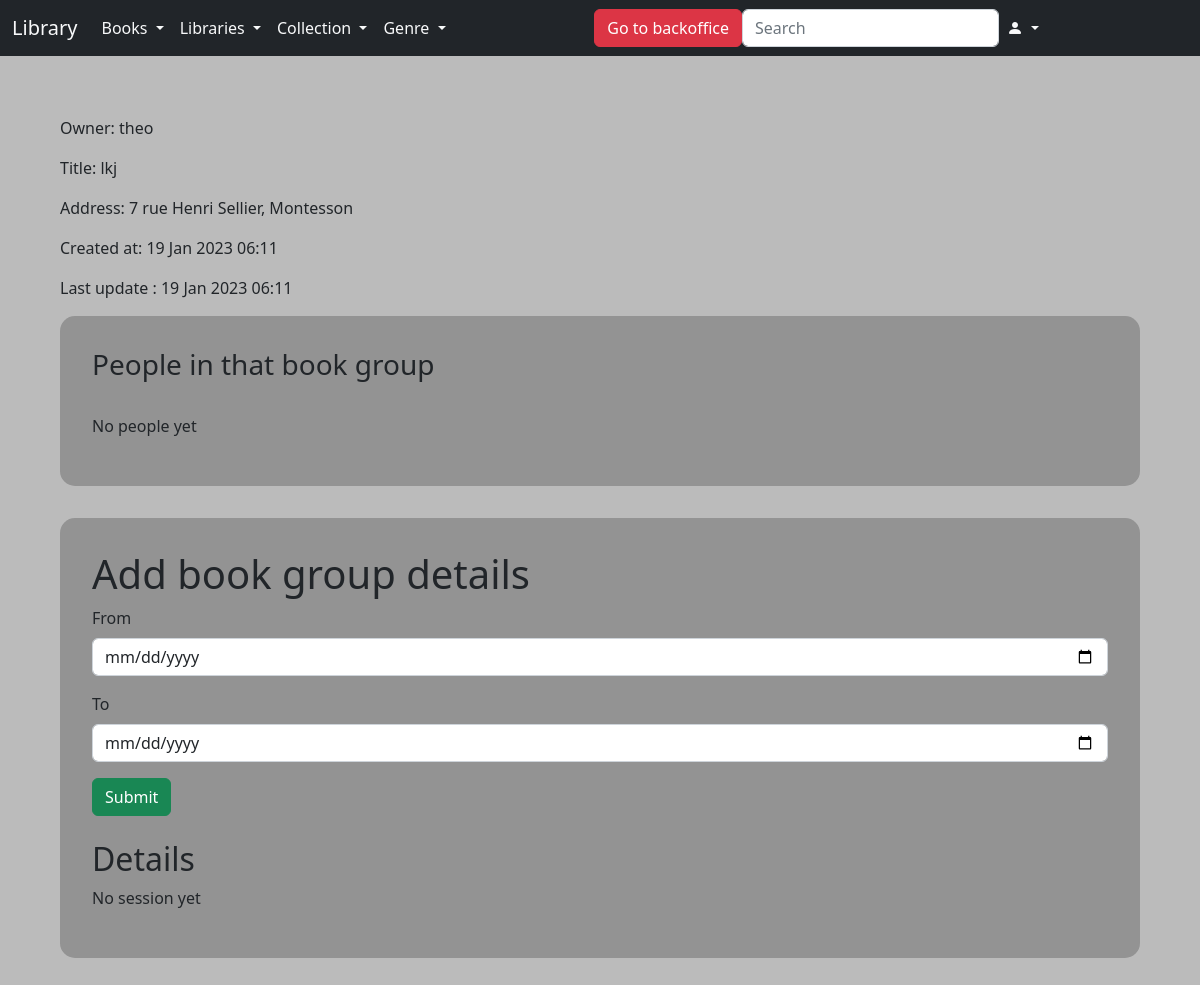
/lib/bookgroup/detail/1/, run on the app's committed database.
### lib/models.py (models this page shows)
class LectureGroup(models.Model):
    owner = models.ForeignKey(User, on_delete=models.RESTRICT, null=True)
    title = models.CharField(max_length=200)
    address = models.CharField(max_length=200)
    creation_date = models.DateTimeField(auto_now_add=True)
    modification_date = models.DateTimeField(auto_now=True)

### lib/views.py (the view)
# urls.py: path('bookgroup/detail/<int:id>/', views.lg_page, name='lg_page'),
def lg_page(request,id):
    try:
        lecture_group = LectureGroup.objects.get(pk=id)
        lecturer = Lecturer.objects.filter(id_lg=lecture_group)
        lg_details = LectureGroupDetails.objects.filter(id_lg=lecture_group)
        location = geocoder.osm(lecture_group.address + " France")
        lat = location.lat
        lng = location.lng
        m = folium.Map(location=[lat, lng], zoom_start=12)
        folium.Marker(location=[lat, lng], popup=lecture_group.address, icon=folium.Icon("green"), tooltip="Click here").add_to(m)
        m = m._repr_html_()
    except LectureGroup.DoesNotExist:
        return render('list_lecture_groups')
    return render(request, "lib/book_group/details_lecture_group.html", {
        "lecture_group": lecture_group,
        "lecturer": lecturer,
        "lg_details": lg_details,
        "m": m
    })

### library/context_processors.py (called while the page is built)
def extras(request):
    libraries = Library.objects.all()
    genre = Genre.objects.all()
    collection = Collection.objects.all()
    users = User.objects.all().order_by('-date_joined')
    userdata = UserData.objects.all()
    books = Books.objects.all()
    instances = InstanceBook.objects.all()
    lecture_group = LectureGroup.objects.all()
    lecturer = Lecturer.objects.all()
    forum = Forum.objects.all()
    return {
        'context_libraries': libraries,
        'context_genre': genre,
        'context_collection': collection,
        'context_users': users,
        'context_user_data': userdata,
        'context_books': books,
        'context_instances': instances,
        'context_lecture_group': lecture_group,
        'context_lecturer': lecturer,
        'context_forums': forum,
    }

### lib/templates/lib/book_group/details_lecture_group.html (shortened to what this page needs)
{% extends 'lib/index.html' %}
{% block content %}
{% load permission_tags %}
	<p>Owner: {{ lecture_group.owner.username}}</p>
	<p>Title: {{ lecture_group.title }}</p>
	<p>Address: {{ lecture_group.address }}</p>
	<p>Created at: {{ lecture_group.creation_date |date:"d M Y h:i" }}</p>
	<p>Last update : {{ lecture_group.modification_date |date:"d M Y h:i" }}</p>
	<div class="bloc_details">
		<h3>People in that book group</h3>
		<br>
		{% if lecturer %}
			<ul class="list-group">
					{% for lect in lecturer %}
						<li class="list-group-item d-flex justify-content-between align-items-center">
							{{ lect.id_user.username }}
							<a
							class="btn btn-danger"
							href="{% url 'delete_lecturer' lect.id %}"
							role="button">
								<i class="bi bi-trash3-fill"></i>
							</a>
						</li>
					{% endfor %}
			</ul>
		{% else %}
			<p>No people yet</p>
		{% endif %}
	</div>
	<div class="bloc_details">
		<h1>Add book group details {{ lg.title }}</h1>
		<form action="{% url 'add_lecture_group_details' lecture_group.pk %}" method="post">
			<fieldset>
			<div class="mb-3">
				<label for="date_start" class="form-label">From</label>
				<input type="date" name="date_start" class="form-control" id="date_start">
			</div>
			<div class="mb-3">
				<label for="date_end" class="form-label">To</label>
				<input type="date" name="date_end" class="form-control" id="date_end">
			</div>
			</fieldset>
			<button type="submit" class="btn btn-success">Submit</button>
		</form>
		<br>
		<h2>Details</h2>
		{% if lg_details %}
			<ul class="list-group">
				{% for det in lg_details %}
					<li class="list-group-item d-flex justify-content-between align-items-center">
						{{ det.date_start|date:"d M Y" }} to {{ det.date_end|date:"d M Y" }}
					</li>
				{% endfor %}
			</ul>
		{% else %}
			<p>
				No session yet
			</p>
		{% endif %}
	</div>
{% endblock content %}

### data on the page
LectureGroup: owner.username "theo", title "lkj", address "7 rue Henri Sellier, Montesson", creation_date "19 Jan 2023 06:11", modification_date "19 Jan 2023 06:11"
